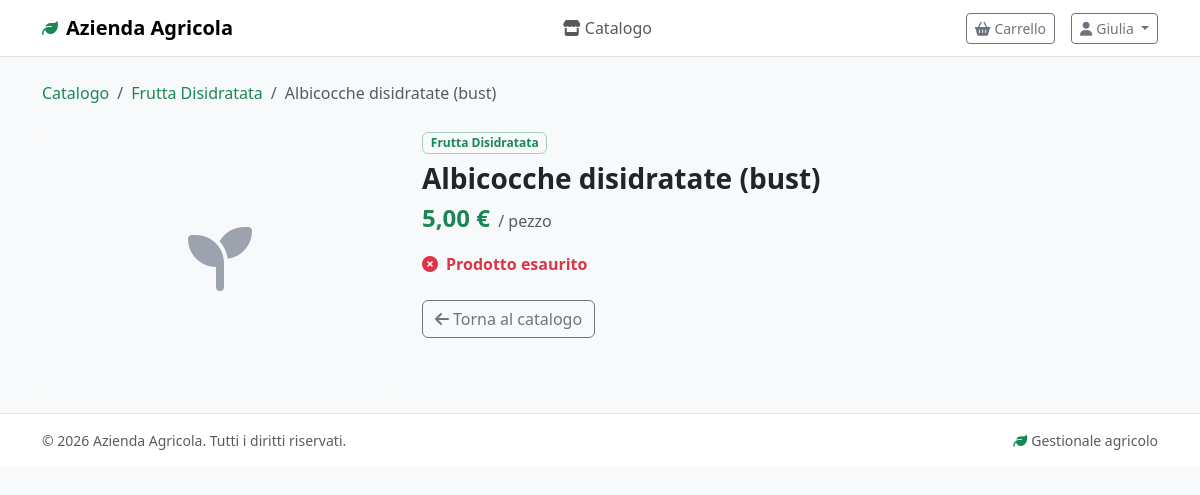
Screenshot of /cliente/prodotto.php?id=63 (signed in) with the database file from the repository.
### tables this page shows
CREATE TABLE IF NOT EXISTS PRODOTTO (
    idProdotto INT AUTO_INCREMENT PRIMARY KEY,
    nome VARCHAR(150) NOT NULL,
    unitaMisura ENUM('kg', 'litro', 'pezzo', 'grammo') NOT NULL,
    prezzoBase DECIMAL(10, 2) NOT NULL DEFAULT 0.00,
    idCategoria INT NOT NULL,
    
    FOREIGN KEY (idCategoria) REFERENCES CATEGORIA(idCategoria) ON DELETE RESTRICT,
    INDEX idx_categoria (idCategoria),
    INDEX idx_nome (nome)
);

CREATE TABLE IF NOT EXISTS CATEGORIA (
    idCategoria INT AUTO_INCREMENT PRIMARY KEY,
    nome VARCHAR(100) NOT NULL UNIQUE,
    descrizione TEXT NULL,
    
    INDEX idx_nome (nome)
);

### includes/db.php (called while the page is built, shortened)
<?php
function executeQuery($conn, $sql, $params = []) {
    $stmt = mysqli_prepare($conn, $sql);
    if (!empty($params)) {
        $types = '';
        foreach ($params as $param) {
            if (is_int($param))    $types .= 'i';
            elseif (is_float($param)) $types .= 'd';
            else                   $types .= 's';
        }
        mysqli_stmt_bind_param($stmt, $types, ...$params);
    }
    mysqli_stmt_execute($stmt);
    return $stmt;
}
function fetchOne($conn, $sql, $params = []) {
    $stmt  = executeQuery($conn, $sql, $params);
    $result = mysqli_stmt_get_result($stmt);
    $row   = mysqli_fetch_assoc($result);
    return $row;
}

### includes/functions.php (called while the page is built, shortened)
<?php
function formatPrice($amount) {
    return number_format($amount, 2, ',', '.') . ' €';
}

### cliente/prodotto.php (the view, shortened to what this page needs)
<?php
require_once '../includes/db.php';
require_once '../includes/functions.php';
$idProdotto = isset($_GET['id']) ? (int)$_GET['id'] : 0;
$prodotto = fetchOne($conn,
    "SELECT p.*, c.nome as nomeCategoria, c.idCategoria,
            COALESCE(SUM(conf.giacenzaAttuale), 0) as giacenzaTotale
     FROM PRODOTTO p
     INNER JOIN CATEGORIA c ON p.idCategoria = c.idCategoria
     LEFT JOIN CONFEZIONAMENTO conf ON p.idProdotto = conf.idProdotto
     WHERE p.idProdotto = ?
     GROUP BY p.idProdotto",
    [$idProdotto]
);
$confezioni = fetchAll($conn,
    "SELECT * FROM CONFEZIONAMENTO WHERE idProdotto = ? AND giacenzaAttuale > 0 ORDER BY pesoNetto",
    [$idProdotto]
);
include '../includes/header_cliente.php';
?>
<nav aria-label="breadcrumb" class="mb-4">
    <ol class="breadcrumb">
        <li class="breadcrumb-item">
            <a href="/cliente/catalogo.php" class="text-success text-decoration-none">Catalogo</a>
        </li>
        <li class="breadcrumb-item">
            <a href="/cliente/catalogo.php?categoria=<?php echo $prodotto['idCategoria']; ?>"
               class="text-success text-decoration-none">
                <?php echo htmlspecialchars($prodotto['nomeCategoria']); ?>
            </a>
        </li>
        <li class="breadcrumb-item active"><?php echo htmlspecialchars($prodotto['nome']); ?></li>
    </ol>
</nav>
<div class="row g-4">
    <div class="col-md-5 col-lg-4">
        <div class="card border-0 bg-light d-flex align-items-center justify-content-center"
             style="height:260px;color:#9ca3af">
            <i class="fas fa-seedling fa-4x"></i>
        </div>
    </div>
    <div class="col-md-7 col-lg-8">
        <span class="badge bg-light text-success border border-success-subtle mb-2">
            <?php echo htmlspecialchars($prodotto['nomeCategoria']); ?>
        </span>
        <h2 class="h3 fw-bold mb-1"><?php echo htmlspecialchars($prodotto['nome']); ?></h2>
        <div class="mb-3">
            <span class="fs-4 fw-bold text-success"><?php echo formatPrice($prodotto['prezzoBase']); ?></span>
            <span class="text-muted ms-1">/ <?php echo htmlspecialchars($prodotto['unitaMisura']); ?></span>
        </div>
        <?php if ($prodotto['giacenzaTotale'] > 0): ?>
            <div class="d-flex align-items-center gap-2 mb-4">
                <i class="fas fa-circle-check text-success"></i>
                <span class="text-success fw-semibold">Disponibile</span>
                <span class="text-muted small">(<?php echo $prodotto['giacenzaTotale']; ?> confezioni in stock)</span>
            </div>
        <?php else: ?>
            <div class="d-flex align-items-center gap-2 mb-4">
                <i class="fas fa-circle-xmark text-danger"></i>
                <span class="text-danger fw-semibold">Prodotto esaurito</span>
            </div>
        <?php endif; ?>
        <?php if ($prodotto['giacenzaTotale'] > 0 && !empty($confezioni)): ?>
        <form action="/api/carrello.php" method="POST">
            <input type="hidden" name="action" value="add">
            <input type="hidden" name="idProdotto" value="<?php echo $prodotto['idProdotto']; ?>">
            <div class="mb-3">
                <label class="form-label fw-semibold">Formato <span class="text-danger">*</span></label>
                <select name="idConfezionamento" class="form-select" id="selConfezione" required>
                    <option value="">-- Scegli formato --</option>
                    <?php foreach ($confezioni as $conf): ?>
                        <option value="<?php echo $conf['idConfezionamento']; ?>"
                                data-giacenza="<?php echo $conf['giacenzaAttuale']; ?>"
                                data-prezzo="<?php echo $conf['prezzo']; ?>">
                            <?php echo formatWeight($conf['pesoNetto'], $prodotto['unitaMisura']); ?>
                            — <?php echo formatPrice($conf['prezzo']); ?>
                            (<?php echo $conf['giacenzaAttuale']; ?> disp.)
                        </option>
                    <?php endforeach; ?>
                </select>
            </div>
            <div class="mb-4">
                <label class="form-label fw-semibold">Quantità</label>
                <div class="input-group" style="max-width:160px">
                    <button type="button" class="btn btn-outline-secondary" onclick="cambiaQta(-1)">
                        <i class="fas fa-minus" style="font-size:.65rem"></i>
                    </button>
                    <input type="number" name="quantita" id="inputQta"
                           class="form-control text-center qty-input"
                           value="1" min="1" max="99"
                           maxlength="8"
                           data-max="99"
                           required>
                    <button type="button" class="btn btn-outline-secondary" onclick="cambiaQta(1)">
                        <i class="fas fa-plus" style="font-size:.65rem"></i>
                    </button>
                </div>
            </div>
            <div class="d-flex gap-2">
                <button type="submit" class="btn btn-success">
                    <i class="fas fa-cart-plus me-1"></i>Aggiungi al carrello
                </button>
                <a href="/cliente/catalogo.php" class="btn btn-outline-secondary">
                    <i class="fas fa-arrow-left me-1"></i>Catalogo
                </a>
            </div>
        </form>
        <?php else: ?>
        <a href="/cliente/catalogo.php" class="btn btn-outline-secondary">
            <i class="fas fa-arrow-left me-1"></i>Torna al catalogo
        </a>
        <?php endif; ?>
    </div>
</div>
<?php include '../includes/footer_cliente.php'; ?>

### rows the page displays
prodotto: idCategoria.nome "Frutta Disidratata", nome "Albicocche disidratate (bust)", prezzoBase "5,00 €", unitaMisura "pezzo"

### other values shown
APP_NAME "Azienda Agricola"
explode(' ', getUserName())[0] "Giulia"
